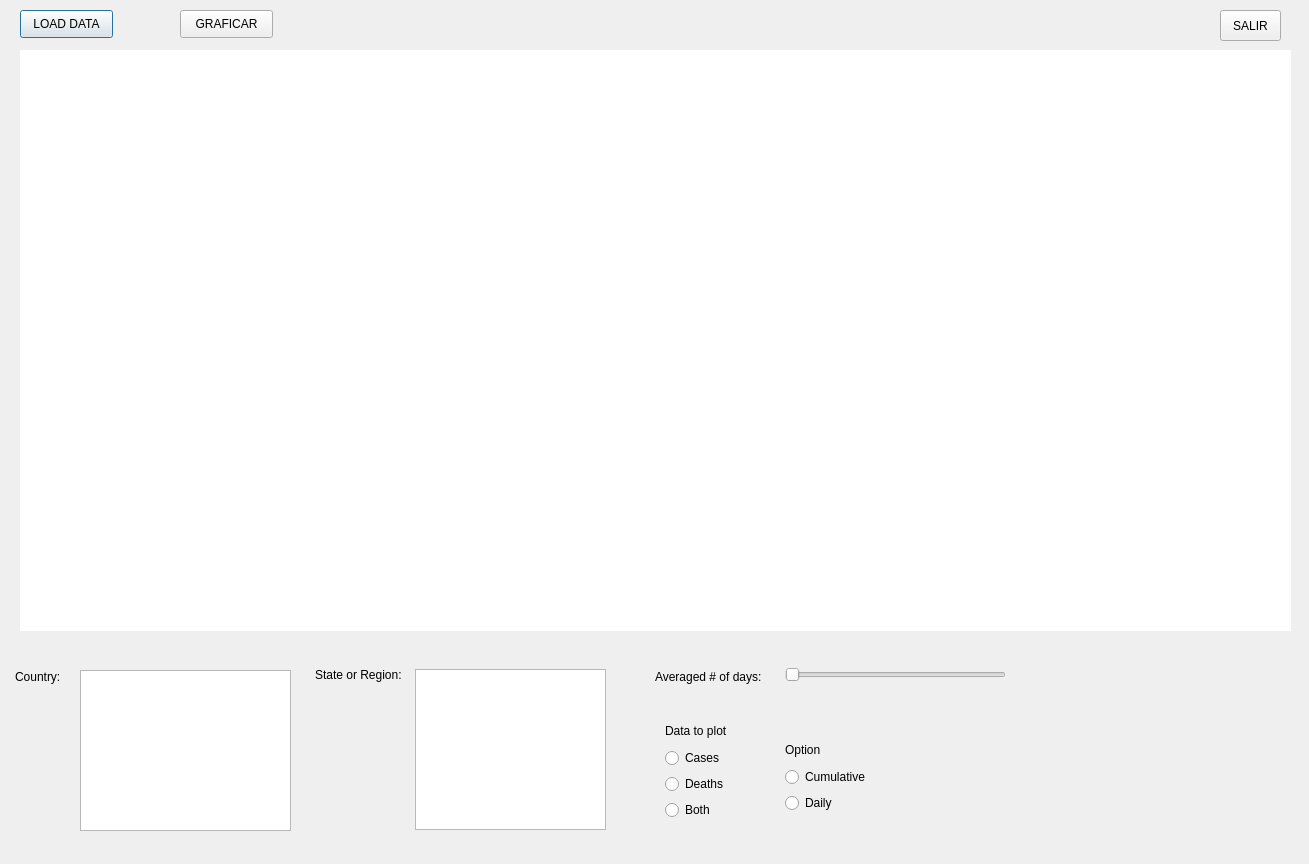
<?xml version="1.0" encoding="UTF-8"?>
<ui version="4.0">
 <class>Dialog</class>
 <widget class="QDialog" name="Dialog">
  <property name="geometry">
   <rect>
    <x>0</x>
    <y>0</y>
    <width>1309</width>
    <height>864</height>
   </rect>
  </property>
  <property name="windowTitle">
   <string>Dialog</string>
  </property>
  <widget class="QPushButton" name="cargar">
   <property name="geometry">
    <rect>
     <x>20</x>
     <y>10</y>
     <width>93</width>
     <height>28</height>
    </rect>
   </property>
   <property name="text">
    <string>LOAD DATA</string>
   </property>
  </widget>
  <widget class="QWidget" name="MplWidget" native="true">
   <property name="geometry">
    <rect>
     <x>20</x>
     <y>50</y>
     <width>1271</width>
     <height>581</height>
    </rect>
   </property>
   <property name="styleSheet">
    <string notr="true">background-color: rgb(255, 255, 255);</string>
   </property>
  </widget>
  <widget class="QPushButton" name="pushButton">
   <property name="geometry">
    <rect>
     <x>1220</x>
     <y>10</y>
     <width>61</width>
     <height>31</height>
    </rect>
   </property>
   <property name="text">
    <string>SALIR</string>
   </property>
  </widget>
  <widget class="QLabel" name="label_3">
   <property name="geometry">
    <rect>
     <x>15</x>
     <y>669</y>
     <width>55</width>
     <height>16</height>
    </rect>
   </property>
   <property name="text">
    <string>Country:</string>
   </property>
  </widget>
  <widget class="QLabel" name="label_4">
   <property name="geometry">
    <rect>
     <x>315</x>
     <y>659</y>
     <width>101</width>
     <height>31</height>
    </rect>
   </property>
   <property name="text">
    <string>State or Region:</string>
   </property>
  </widget>
  <widget class="QSlider" name="scrollbar">
   <property name="geometry">
    <rect>
     <x>785</x>
     <y>659</y>
     <width>221</width>
     <height>31</height>
    </rect>
   </property>
   <property name="orientation">
    <enum>Qt::Horizontal</enum>
   </property>
  </widget>
  <widget class="QLabel" name="label_5">
   <property name="geometry">
    <rect>
     <x>655</x>
     <y>669</y>
     <width>121</width>
     <height>16</height>
    </rect>
   </property>
   <property name="text">
    <string>Averaged # of days:</string>
   </property>
  </widget>
  <widget class="QListWidget" name="listacountry">
   <property name="geometry">
    <rect>
     <x>80</x>
     <y>670</y>
     <width>211</width>
     <height>161</height>
    </rect>
   </property>
  </widget>
  <widget class="QListWidget" name="listastate">
   <property name="geometry">
    <rect>
     <x>415</x>
     <y>669</y>
     <width>191</width>
     <height>161</height>
    </rect>
   </property>
  </widget>
  <widget class="QPushButton" name="graficar">
   <property name="geometry">
    <rect>
     <x>180</x>
     <y>10</y>
     <width>93</width>
     <height>28</height>
    </rect>
   </property>
   <property name="text">
    <string>GRAFICAR</string>
   </property>
  </widget>
  <widget class="QWidget" name="layoutWidget">
   <property name="geometry">
    <rect>
     <x>785</x>
     <y>739</y>
     <width>94</width>
     <height>74</height>
    </rect>
   </property>
   <layout class="QVBoxLayout" name="verticalLayout_3">
    <item>
     <widget class="QLabel" name="label_7">
      <property name="text">
       <string>Option</string>
      </property>
     </widget>
    </item>
    <item>
     <layout class="QVBoxLayout" name="verticalLayout_2">
      <item>
       <widget class="QRadioButton" name="acumulativo">
        <property name="text">
         <string>Cumulative</string>
        </property>
       </widget>
      </item>
      <item>
       <widget class="QRadioButton" name="diario">
        <property name="text">
         <string>Daily</string>
        </property>
       </widget>
      </item>
     </layout>
    </item>
   </layout>
  </widget>
  <widget class="QWidget" name="layoutWidget">
   <property name="geometry">
    <rect>
     <x>665</x>
     <y>719</y>
     <width>70</width>
     <height>101</height>
    </rect>
   </property>
   <layout class="QVBoxLayout" name="verticalLayout_4">
    <item>
     <widget class="QLabel" name="label_6">
      <property name="text">
       <string>Data to plot</string>
      </property>
     </widget>
    </item>
    <item>
     <layout class="QVBoxLayout" name="verticalLayout">
      <item>
       <widget class="QRadioButton" name="casos">
        <property name="text">
         <string>Cases</string>
        </property>
       </widget>
      </item>
      <item>
       <widget class="QRadioButton" name="muertes">
        <property name="text">
         <string>Deaths</string>
        </property>
       </widget>
      </item>
      <item>
       <widget class="QRadioButton" name="ambos">
        <property name="text">
         <string>Both</string>
        </property>
       </widget>
      </item>
     </layout>
    </item>
   </layout>
  </widget>
 </widget>
 <resources/>
 <connections/>
</ui>
